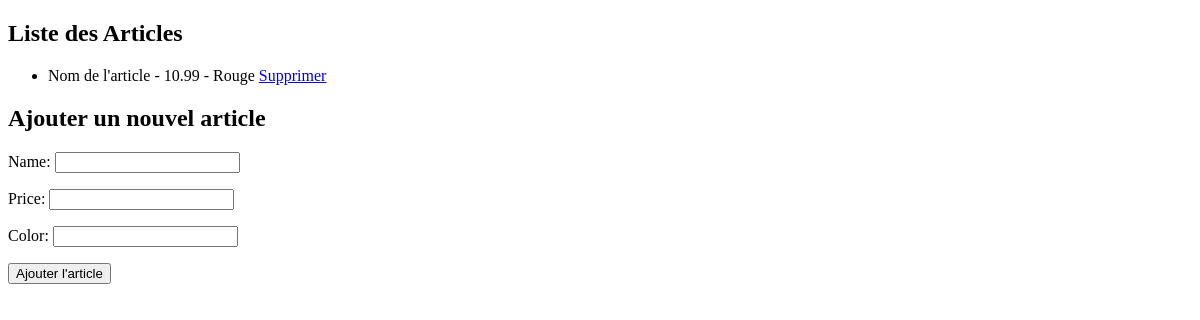
The app's page /article_list/, older data.
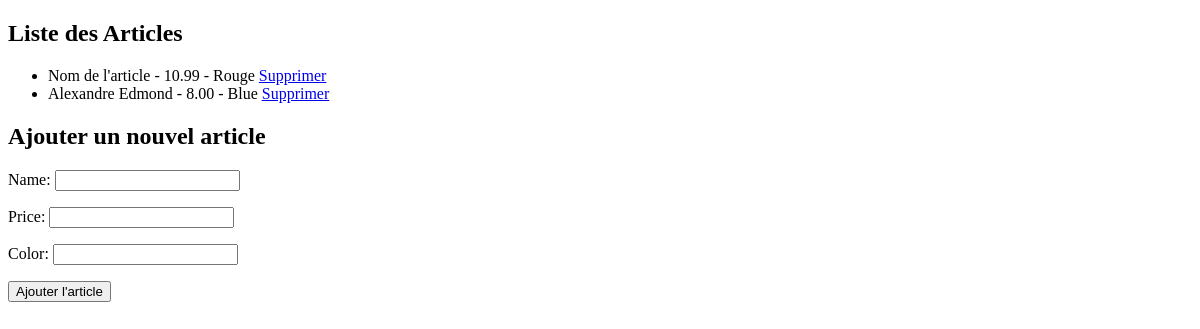
The same page, newer data.
### home_app/models.py (models this page shows)
class Article(models.Model):
    name = models.CharField(max_length=100)
    price = models.DecimalField(max_digits=10, decimal_places=2)
    color = models.CharField(max_length=50)

### home_app/views.py (the view)
# urls.py: path('article_list/', views.article_list, name='article_list'),
def article_list(request):
    articles = Article.objects.all()
    form = ArticleForm()
    if request.method == 'POST':
        form = ArticleForm(request.POST)
        if form.is_valid():
            form.save()
            return redirect('article_list')
    return render(request, 'article_list.html', {'articles': articles, 'form': form})

### home_app/forms.py
class ArticleForm(forms.ModelForm):
    class Meta:
        model = Article
        fields = ['name', 'price', 'color']

### home_app/templates/article_list.html (shortened to what this page needs)
<!DOCTYPE html>
<html lang="en">
<head>
</head>
<body>
    <h2>Liste des Articles</h2>
    <ul>
        {% for article in articles %}
            <li>{{ article.name }} - {{ article.price }} - {{ article.color }}
                <a href="{% url 'delete_article' article.id %}">Supprimer</a>
            </li>
        {% endfor %}
    </ul>
    <h2>Ajouter un nouvel article</h2>
    <form method="post" action="{% url 'article_list' %}">
        {{ form.as_p }}
        <button type="submit">Ajouter l'article</button>
    </form>
</body>
</html>

Row changes from the older to the newer data that the page shows:
added Article: name "Alexandre Edmond", price "8.00", color "Blue"
